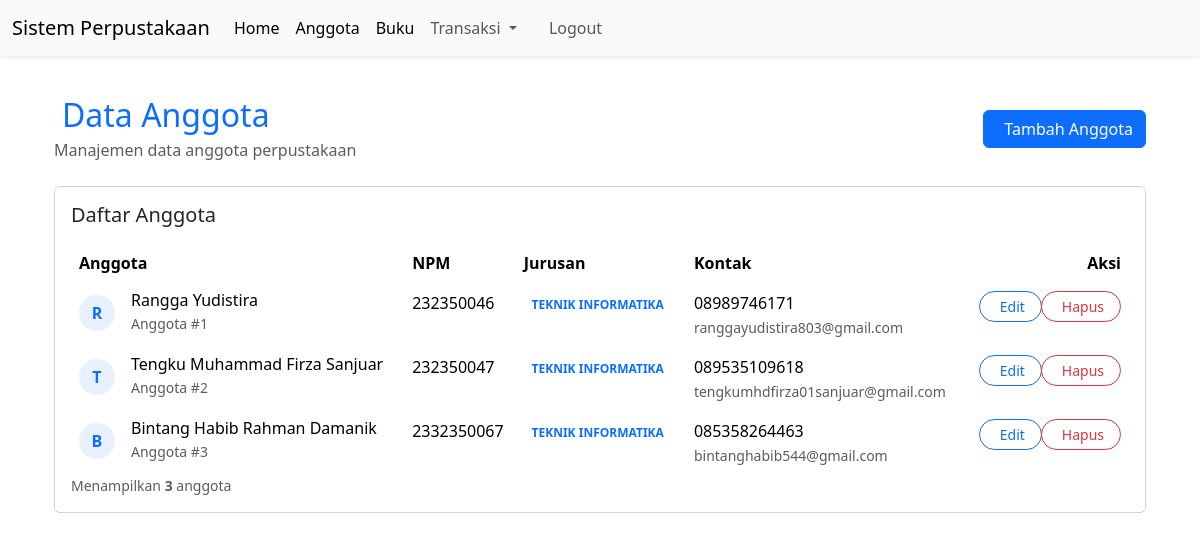
Page /index.php?modul=anggota (signed in) on the committed database.
### tables this page shows
CREATE TABLE `tbl_anggota` (
  `npm` varchar(255) NOT NULL,
  `nama` varchar(255) DEFAULT NULL,
  `jurusan` varchar(255) DEFAULT NULL,
  `no_telp` varchar(255) DEFAULT NULL,
  `email` varchar(255) DEFAULT NULL
);

### helpers/auth.php (called while the page is built)
<?php
function is_login(){
    if (isset($_SESSION['SUDAH_LOGIN'])){
        return true;
    }else{
        return false;
    }
}
?>

### controller/anggota.php (called while the page is built, shortened)
<?php
include("./model/modelanggota.php");
function index() {
    $data_anggota = read_all();
    include("./view/anggota/data_anggota.php");
}
?>

### model/modelanggota.php (called while the page is built, shortened)
<?php
function read_all(){
    $koneksi = open_koneksi();
    $query = mysqli_query($koneksi, "select * from tbl_anggota");
    $data = mysqli_fetch_all($query,MYSQLI_ASSOC);
    return $data;
}
?>

### view/anggota/data_anggota.php (the view, shortened to what this page needs)
<?php include('./view/layout/header.php'); ?>
<div class="container-fluid py-4">
    <div class="row mb-4">
        <div class="col-12">
            <div class="d-flex justify-content-between align-items-center">
                <div>
                    <h2 class="mb-1 text-primary"><i class="fas fa-users me-2"></i>Data Anggota</h2>
                    <p class="text-muted mb-0">Manajemen data anggota perpustakaan</p>
                </div>
                <a href="index.php?modul=anggota&proses=tambah" class="btn btn-primary">
                    <i class="fas fa-plus me-2"></i>Tambah Anggota
                </a>
            </div>
        </div>
    </div>
    <div class="row">
        <div class="col-12">
            <div class="card">
                <div class="card-header bg-white border-bottom-0 pt-3 pb-0">
                    <div class="d-flex justify-content-between align-items-center">
                        <h5 class="mb-3">Daftar Anggota</h5>
                    </div>
                </div>
                <div class="card-body p-0">
                    <div class="table-responsive">
                        <table class="table table-hover table-borderless mb-0">
                            <thead class="bg-light">
                                <tr>
                                    <th class="ps-4">Anggota</th>
                                    <th>NPM</th>
                                    <th>Jurusan</th>
                                    <th>Kontak</th>
                                    <th class="text-end pe-4">Aksi</th>
                                </tr>
                            </thead>
                            <tbody>
                                <?php foreach($data_anggota as $i => $anggota): ?>
                                <tr>
                                    <td class="ps-4">
                                        <div class="d-flex align-items-center">
                                            <div class="avatar avatar-sm me-3 bg-primary bg-opacity-10 text-primary">
                                                <?= substr($anggota['nama'], 0, 1) ?>
                                            </div>
                                            <div>
                                                <h6 class="mb-0"><?= $anggota['nama'] ?></h6>
                                                <small class="text-muted">Anggota #<?= $i+1 ?></small>
                                            </div>
                                        </div>
                                    </td>
                                    <td><?= $anggota['npm'] ?></td>
                                    <td>
                                        <span class="badge  text-primary">
                                            <?= $anggota['jurusan'] ?>
                                        </span>
                                    </td>
                                    <td>
                                        <div>
                                            <span class="d-block"><?= $anggota['no_telp'] ?></span>
                                            <small class="text-muted"><?= $anggota['email'] ?></small>
                                        </div>
                                    </td>
                                    <td class="text-end pe-4">
                                        <div class="btn-group">
                                            <a href="index.php?modul=anggota&proses=ubah&npm=<?= $anggota['npm'] ?>"
                                               class="btn btn-sm btn-outline-primary rounded-pill px-3">
                                               <i class="fas fa-edit me-1"></i>Edit
                                            </a>
                                            <a href="index.php?modul=anggota&proses=proses_hapus&npm=<?= $anggota['npm'] ?>"
                                               class="btn btn-sm btn-outline-danger rounded-pill px-3"
                                               onclick="return confirm('Hapus data anggota ini?')">
                                               <i class="fas fa-trash-alt me-1"></i>Hapus
                                            </a>
                                        </div>
                                    </td>
                                </tr>
                                <?php endforeach; ?>
                            </tbody>
                        </table>
                    </div>
                </div>
                <div class="card-footer bg-white border-top-0 pt-0 pb-3">
                    <div class="d-flex justify-content-between align-items-center">
                        <div class="text-muted small">
                            Menampilkan <span class="fw-bold"><?= count($data_anggota) ?></span> anggota
                        </div>
                    </div>
                </div>
            </div>
        </div>
    </div>
</div>
<?php include('./view/layout/footer.php'); ?>

### index.php (shortened to what this page needs)
<?php
require_once("helpers/auth.php");
$modul = "dashboard";
$proses = "index";
if(isset($_GET["modul"])) {
    $modul = $_GET["modul"];
}
if(!is_login() and $modul != "auth"){
    include("controller/auth.php");
    call_user_func("login");
}else{
    call_user_func($proses);
}
?>

### view/layout/header.php (shortened to what this page needs)
<!DOCTYPE html>
<html class="h-100">
    <head>
        <link rel="stylesheet" href="./addon/bootstrap/css/bootstrap.min.css">
    </head>
    <body class="h-100">
        <?php include('./view/layout/menu.php'); ?>
        <div class="container">

### view/layout/menu.php (shortened to what this page needs)
<nav class="navbar navbar-expand-lg bg-body-tertiary mb-3 shadow-sm">
    <div class="container-fluid">
        <a class="navbar-brand" href="#">Sistem Perpustakaan</a>
        <div class="collapse navbar-collapse" id="navbarSupportedContent">
            <ul class="navbar-nav me-auto mb-2 mb-lg-0">
                <li class="nav-item">
                    <a class="nav-link active" aria-current="page" href="index.php">Home</a>
                </li>
                <li class="nav-item">
                    <a class="nav-link active" aria-current="page" href="index.php?modul=anggota">Anggota</a>
                </li>
                <li class="nav-item">
                    <a class="nav-link active" aria-current="page" href="index.php?modul=buku">Buku</a>
                </li>
                <li class="nav-item dropdown">
                    <a class="nav-link dropdown-toggle" href="#" role="button" data-bs-toggle="dropdown" aria-expanded="false">
                        Transaksi
                    </a>
                </li>
                <li class="nav-item">
                    <a class="nav-link active" aria-current="page" href="index.php?modul=user"></a>
                </li>
                <li class="nav-item">
                    <a class="nav-link" href="index.php?modul=auth&proses=logout">Logout</a>
                </li>
            </ul>
        </div>
    </div>
</nav>

### view/layout/footer.php
        </div>
    </body>
</html>

### view/anggota/data_anggota.php (style rules this page uses)
.avatar { width: 36px; height: 36px; display: flex; align-items: center; justify-content: center; border-radius: 50%; font-weight: bold; }

### rows in the picture
tbl_anggota: nama "R", nama "Rangga Yudistira", npm "232350046", jurusan "TEKNIK INFORMATIKA", no_telp "08989746171", email "ranggayudistira803@gmail.com"
tbl_anggota: nama "T", nama "Tengku Muhammad Firza Sanjuar", npm "232350047", jurusan "TEKNIK INFORMATIKA", no_telp "089535109618", email "tengkumhdfirza01sanjuar@gmail.com"
tbl_anggota: nama "B", nama "Bintang Habib Rahman Damanik", npm "2332350067", jurusan "TEKNIK INFORMATIKA", no_telp "085358264463", email "bintanghabib544@gmail.com"

### other values in the picture
count($data_anggota) "3"
